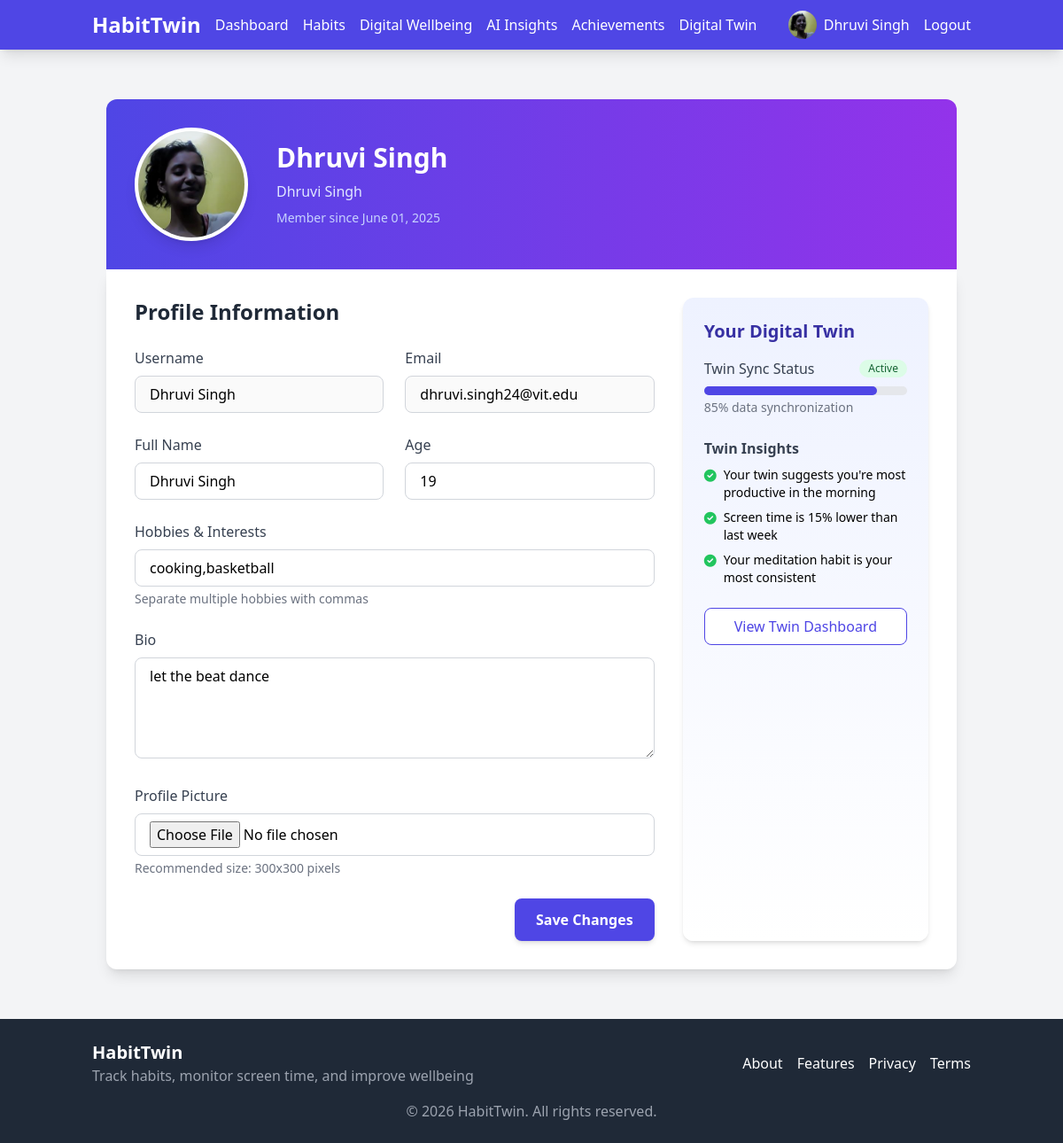
The app's page /profile (signed in) with its own data.
### app/models.py (models this page shows, shortened)
class User(db.Model, UserMixin):
    id = db.Column(db.Integer, primary_key=True)
    username = db.Column(db.String(64), unique=True, nullable=False)
    email = db.Column(db.String(120), unique=True, nullable=False)
    password_hash = db.Column(db.String(128))
    full_name = db.Column(db.String(100))
    age = db.Column(db.Integer)
    hobbies = db.Column(db.Text)
    bio = db.Column(db.Text)
    profile_pic = db.Column(db.String(100), default='default.jpg')
    join_date = db.Column(db.DateTime, default=datetime.utcnow)
    habits = db.relationship('Habit', backref='user', lazy=True)
    habit_logs = db.relationship('HabitLog', backref='user', lazy=True)
    screen_time_logs = db.relationship('ScreenTimeLog', backref='user', lazy=True)
    achievements = db.relationship('UserAchievement', backref='user', lazy=True)
    app_limits = db.relationship('AppLimit', backref='user', lazy=True)
    detox_plans = db.relationship('DigitalDetoxPlan', backref='user', lazy=True)

### app/main/routes.py (the view, shortened to what this page needs)
@main.route('/profile', methods=['GET', 'POST'])
@login_required
def profile():
    return render_template('main/profile.html', title='My Profile')

### app/templates/main/profile.html
{% extends "base.html" %}
{% block content %}
<div class="container mx-auto px-4 py-8">
    <div class="max-w-5xl mx-auto">
        <div class="bg-gradient-to-r from-indigo-600 to-purple-600 rounded-t-xl text-white p-8">
            <div class="flex flex-col md:flex-row items-center">
                <div class="w-32 h-32 bg-white rounded-full overflow-hidden border-4 border-white shadow-lg mb-4 md:mb-0 md:mr-8">
                    <img src="{{ url_for('static', filename='img/profile/' + current_user.profile_pic) }}"
                         alt="{{ current_user.username }}"
                         class="w-full h-full object-cover"
                         onerror="this.onerror=null; this.src='{{ url_for('static', filename='img/default_profile.jpg') }}';">
                </div>
                <div class="text-center md:text-left">
                    <h1 class="text-3xl font-bold mb-2">{{ current_user.username }}</h1>
                    <p class="text-indigo-100 mb-2">
                        {% if current_user.full_name %}{{ current_user.full_name }}{% else %}Complete your profile{% endif %}
                    </p>
                    <p class="text-indigo-200 text-sm">Member since {{ current_user.join_date.strftime('%B %d, %Y') }}</p>
                </div>
            </div>
        </div>
        <div class="bg-white rounded-b-xl shadow-lg p-8">
            <div class="grid grid-cols-1 md:grid-cols-3 gap-8">
                <div class="md:col-span-2">
                    <h2 class="text-2xl font-bold text-gray-800 mb-6">Profile Information</h2>
                    <form method="POST" action="{{ url_for('main.profile') }}" enctype="multipart/form-data">
                        <div class="grid grid-cols-1 md:grid-cols-2 gap-6 mb-6">
                            <div>
                                <label class="block text-gray-700 font-medium mb-2" for="username">Username</label>
                                <input type="text" id="username" name="username" value="{{ current_user.username }}"
                                       class="w-full px-4 py-2 border border-gray-300 rounded-lg focus:outline-none focus:ring-2 focus:ring-indigo-500"
                                       disabled>
                            </div>
                            <div>
                                <label class="block text-gray-700 font-medium mb-2" for="email">Email</label>
                                <input type="email" id="email" name="email" value="{{ current_user.email }}"
                                       class="w-full px-4 py-2 border border-gray-300 rounded-lg focus:outline-none focus:ring-2 focus:ring-indigo-500"
                                       disabled>
                            </div>
                            <div>
                                <label class="block text-gray-700 font-medium mb-2" for="full_name">Full Name</label>
                                <input type="text" id="full_name" name="full_name" value="{{ current_user.full_name or '' }}"
                                       class="w-full px-4 py-2 border border-gray-300 rounded-lg focus:outline-none focus:ring-2 focus:ring-indigo-500">
                            </div>
                            <div>
                                <label class="block text-gray-700 font-medium mb-2" for="age">Age</label>
                                <input type="number" id="age" name="age" value="{{ current_user.age or '' }}"
                                       class="w-full px-4 py-2 border border-gray-300 rounded-lg focus:outline-none focus:ring-2 focus:ring-indigo-500">
                            </div>
                        </div>
                        <div class="mb-6">
                            <label class="block text-gray-700 font-medium mb-2" for="hobbies">Hobbies & Interests</label>
                            <input type="text" id="hobbies" name="hobbies" value="{{ current_user.hobbies or '' }}"
                                   class="w-full px-4 py-2 border border-gray-300 rounded-lg focus:outline-none focus:ring-2 focus:ring-indigo-500"
                                   placeholder="e.g., Reading, Hiking, Photography">
                            <p class="text-sm text-gray-500 mt-1">Separate multiple hobbies with commas</p>
                        </div>
                        <div class="mb-6">
                            <label class="block text-gray-700 font-medium mb-2" for="bio">Bio</label>
                            <textarea id="bio" name="bio" rows="4"
                                      class="w-full px-4 py-2 border border-gray-300 rounded-lg focus:outline-none focus:ring-2 focus:ring-indigo-500"
                                      placeholder="Tell us about yourself...">{{ current_user.bio or '' }}</textarea>
                        </div>
                        <div class="mb-6">
                            <label class="block text-gray-700 font-medium mb-2" for="profile_pic">Profile Picture</label>
                            <input type="file" id="profile_pic" name="profile_pic"
                                   class="w-full px-4 py-2 border border-gray-300 rounded-lg focus:outline-none focus:ring-2 focus:ring-indigo-500">
                            <p class="text-sm text-gray-500 mt-1">Recommended size: 300x300 pixels</p>
                        </div>
                        <div class="flex justify-end">
                            <button type="submit"
                                    class="bg-indigo-600 text-white px-6 py-3 rounded-lg font-bold hover:bg-indigo-700 transition transform hover:-translate-y-1 shadow-md">
                                Save Changes
                            </button>
                        </div>
                    </form>
                </div>
                <div class="bg-gradient-to-b from-indigo-50 to-white p-6 rounded-xl shadow-md">
                    <h2 class="text-xl font-bold text-indigo-800 mb-4">Your Digital Twin</h2>
                    <div class="mb-6">
                        <div class="flex items-center justify-between mb-2">
                            <span class="text-gray-700">Twin Sync Status</span>
                            <span class="bg-green-100 text-green-800 text-xs font-medium px-2.5 py-0.5 rounded-full">Active</span>
                        </div>
                        <div class="w-full bg-gray-200 rounded-full h-2.5">
                            <div class="bg-indigo-600 h-2.5 rounded-full" style="width: 85%"></div>
                        </div>
                        <p class="text-sm text-gray-500 mt-1">85% data synchronization</p>
                    </div>
                    <div class="mb-6">
                        <h3 class="text-md font-semibold text-gray-700 mb-2">Twin Insights</h3>
                        <ul class="space-y-2 text-sm">
                            <li class="flex items-start">
                                <i class="fas fa-check-circle text-green-500 mt-1 mr-2"></i>
                                <span>Your twin suggests you're most productive in the morning</span>
                            </li>
                            <li class="flex items-start">
                                <i class="fas fa-check-circle text-green-500 mt-1 mr-2"></i>
                                <span>Screen time is 15% lower than last week</span>
                            </li>
                            <li class="flex items-start">
                                <i class="fas fa-check-circle text-green-500 mt-1 mr-2"></i>
                                <span>Your meditation habit is your most consistent</span>
                            </li>
                        </ul>
                    </div>
                    <a href="#" class="block text-center bg-white text-indigo-600 border border-indigo-600 px-4 py-2 rounded-lg font-medium hover:bg-indigo-50 transition">
                        View Twin Dashboard
                    </a>
                </div>
            </div>
        </div>
    </div>
</div>
{% endblock %}

### app/templates/base.html (shortened to what this page needs)
<!DOCTYPE html>
<html lang="en">
<head>
    <script src="https://cdn.tailwindcss.com"></script>
    <link rel="stylesheet" href="https://cdnjs.cloudflare.com/ajax/libs/font-awesome/6.0.0-beta3/css/all.min.css">
</head>
<body class="bg-gray-100 min-h-screen flex flex-col">
    <nav class="bg-indigo-600 text-white shadow-lg">
        <div class="container mx-auto px-4 py-3">
            <div class="flex justify-between items-center">
                <div class="flex items-center space-x-4">
                    <a href="{{ url_for('main.home') }}" class="text-2xl font-bold">HabitTwin</a>
                    {% if current_user.is_authenticated %}
                    <div class="hidden md:flex space-x-4">
                        <a href="{{ url_for('main.home') }}" class="hover:text-indigo-200">Dashboard</a>
                        <a href="{{ url_for('habits.view_habits') }}" class="hover:text-indigo-200">Habits</a>
                        <a href="{{ url_for('wellbeing.digital_wellbeing') }}" class="hover:text-indigo-200">Digital Wellbeing</a>
                        <a href="{{ url_for('insights.ai_insights') }}" class="hover:text-indigo-200">AI Insights</a>
                        <a href="{{ url_for('gamification.achievements') }}" class="hover:text-indigo-200">Achievements</a>
                        <a href="{{ url_for('chatbot.chatbot_page') }}" class="hover:text-indigo-200">Digital Twin</a>
                    </div>
                    {% endif %}
                </div>
                <div class="flex items-center space-x-4">
                    {% if current_user.is_authenticated %}
                        <a href="{{ url_for('profile.view_profile') }}" class="flex items-center hover:text-indigo-200">
                            <img src="{{ url_for('static', filename='img/profile/' + current_user.profile_pic) }}"
                                alt="Profile" class="w-8 h-8 rounded-full mr-2">
                            {{ current_user.username }}
                        </a>
                        <a href="{{ url_for('auth.logout') }}" class="hover:text-indigo-200">Logout</a>
                    {% else %}
                        <a href="{{ url_for('auth.login') }}" class="hover:text-indigo-200">Login</a>
                        <a href="{{ url_for('auth.register') }}" class="bg-white text-indigo-600 px-4 py-2 rounded-lg font-medium hover:bg-indigo-100">Register</a>
                    {% endif %}
                </div>
            </div>
        </div>
    </nav>
    <main class="container mx-auto px-4 py-6 flex-grow">
        {% block content %}{% endblock %}
    </main>
    <footer class="bg-gray-800 text-white py-6">
        <div class="container mx-auto px-4">
            <div class="flex flex-col md:flex-row justify-between items-center">
                <div class="mb-4 md:mb-0">
                    <h2 class="text-xl font-bold">HabitTwin</h2>
                    <p class="text-gray-400">Track habits, monitor screen time, and improve wellbeing</p>
                </div>
                <div class="flex space-x-4">
                    <a href="{{ url_for('main.about') }}" class="hover:text-indigo-300">About</a>
                    <a href="{{ url_for('main.features') }}" class="hover:text-indigo-300">Features</a>
                    <a href="#" class="hover:text-indigo-300">Privacy</a>
                    <a href="#" class="hover:text-indigo-300">Terms</a>
                </div>
            </div>
            <div class="mt-4 text-center text-gray-400">
                &copy; {{ now.year }} HabitTwin. All rights reserved.
            </div>
        </div>
    </footer>
</body>
</html>

### records on screen
User: profile_pic (picture), username "Dhruvi Singh", full_name "Dhruvi Singh", join_date "June 01, 2025", email "dhruvi.singh24@vit.edu", age "19", hobbies "cooking,basketball", bio "let the beat dance"
